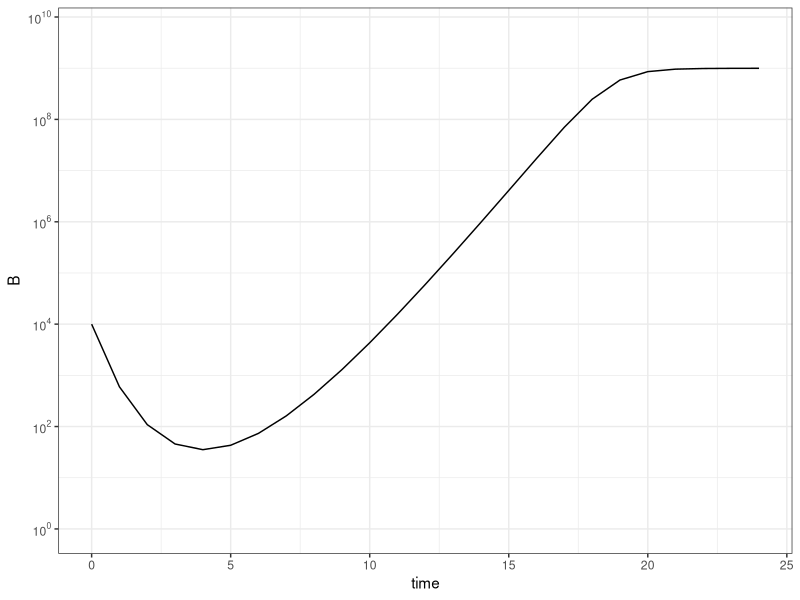
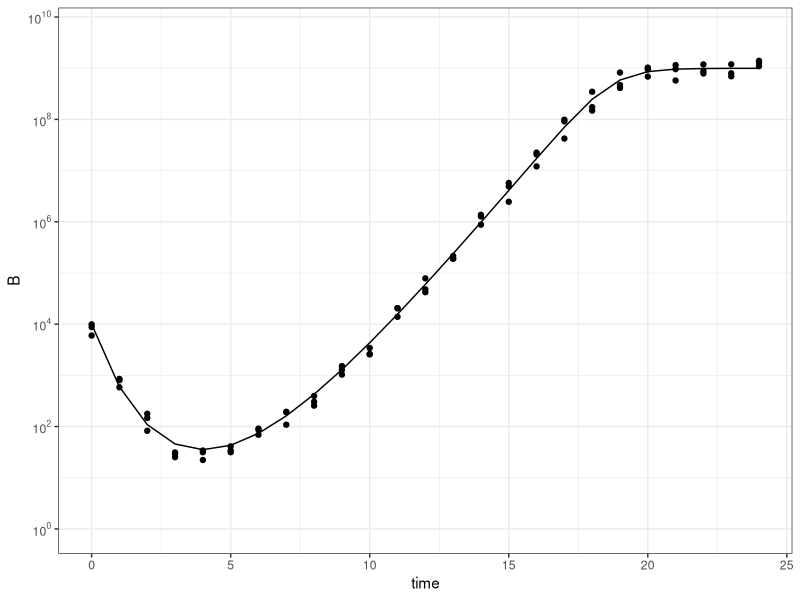

Generate these figures, in order, with R:

#how you put mcmc in practice with a model/story
#setup small model
#produce random data
#try to refit model to data
#small run first
#then long run

#further considerations to show complexities must think about (parameters correlated, data processing,
#fitting on multiple curves at once...)

library(deSolve)
library(ggplot2)
library(scales)

bac_model = function(times, y, parms){

  with(as.list(c(y, parms)), {
  
  dBdt = mu*(1 - B/Nmax)*B - beta*A*B
  
  dAdt = -gamma*A
  
  return(list(c(dBdt, dAdt)))
  
  })
}

parms = c(mu = 1.5, Nmax = 1e9, beta = 0.5, gamma = 0.3)

times = seq(0, 24, 1)

yinit = c(B = 1e4, A = 10)

results = as.data.frame(ode(func = bac_model, times = times, y = yinit, parms = parms))

ggplot(results) +
  geom_line(aes(time, B)) +
  scale_y_continuous(trans = log10_trans(),
                     breaks = trans_breaks("log10", function(x) 10^x),
                     labels = trans_format("log10", math_format(10^.x)),
                     limits = c(1, 5e9)) +
  theme_bw()


dummy_data = data.frame(time = results$time,
                        B1 = sapply(results$B, function(x) rpois(1, x)*sample(seq(0.6,1.4,0.1), 1)),
                        B2 = sapply(results$B, function(x) rpois(1, x)*sample(seq(0.6,1.4,0.1), 1)),
                        B3 = sapply(results$B, function(x) rpois(1, x)*sample(seq(0.6,1.4,0.1), 1)))

ggplot() +
  geom_line(data = results, aes(time, B)) +
  geom_point(data = dummy_data, aes(time, B1)) +
  geom_point(data = dummy_data, aes(time, B2)) +
  geom_point(data = dummy_data, aes(time, B3)) +
  scale_y_continuous(trans = log10_trans(),
                     breaks = trans_breaks("log10", function(x) 10^x),
                     labels = trans_format("log10", math_format(10^.x)),
                     limits = c(1, 5e9)) +
  theme_bw()
